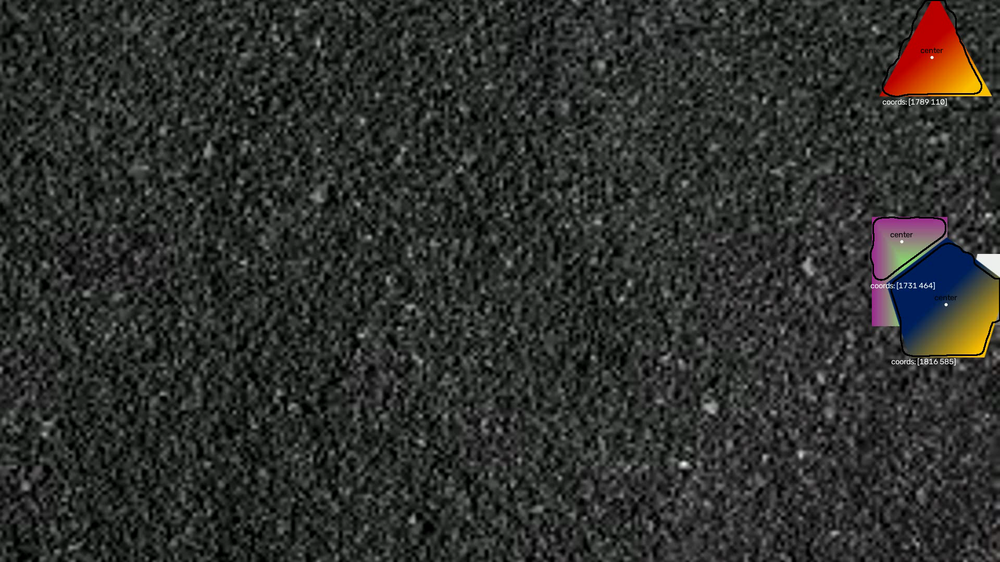
#> input picture media/frames/hard_1260.png, 1000 x 562 px, shrunk from 1920 x 1080 before the run
$ python -i detector.py   (imports and definitions only)
#> lines starting #> are read from the running program, lines starting #| are printed output that depends on the picture; after the words box and inside, x2 and y2 are one past the last pixel; in counts of white or black regions, pixels touching at a corner belong together
### src/shape_detector/variance.py
import cv2
import numpy as np

def _local_mean(img: np.ndarray, k: int) -> np.ndarray:
    # Apply a local mean filter to the image
    return cv2.blur(img, (k, k))

def local_variance(gray: np.ndarray, k: int) -> np.ndarray:
    # Calculate the local variance of the grayscale image
    gray_f = gray.astype(np.float32)
    mean = _local_mean(gray_f, k)
    mean_sq = _local_mean(gray_f ** 2, k)
    variance = mean_sq - mean ** 2
    return variance

### src/shape_detector/detector.py
import cv2
import numpy as np
from .variance import local_variance
from typing import TypedDict


CLIP_PERCENTILE = 99
MIN_SOLIDITY = 0.7
K_FRACTION = 0.01  # 1% of frame width
MIN_AREA_FRACTION = 0.005               # 0.5% of frame area

# Part 3 variables
VAR_FRACTION      = 0.004   # variance kernel size as a fraction of frame width
SMOOTH_FRACTION   = 0.015   # smoothing kernel size as a fraction of frame width


class ShapeDetection(TypedDict):
    center: tuple[float, float]
    outline: np.ndarray
    area: float

def _resolve_k(shape: tuple) -> int:
    return int(round(K_FRACTION * shape[1])) | 1

def _to_grayscale(image: np.ndarray) -> np.ndarray:
    # Convert color image to grayscale
    return cv2.cvtColor(image, cv2.COLOR_BGR2GRAY)


def _build_shape_mask(gray: np.ndarray, k_small: int, k_large: int) -> np.ndarray:
    # Normalize variance map and apply Otsu thresholding separate shapes from the background
    raw_var = local_variance(gray, k_small)
    variance_map = cv2.blur(raw_var, (k_large, k_large))

    # let the bulk of the image set the scale, not outliers (apply log transform on variance map)
    log_var = np.log1p(variance_map)
    ceiling = np.percentile(log_var, CLIP_PERCENTILE)
    clipped = np.clip(log_var, 0, ceiling)

    normalized = cv2.normalize(clipped, None, 0, 255, cv2.NORM_MINMAX).astype(np.uint8)
    _, mask = cv2.threshold(normalized, 0, 255, cv2.THRESH_BINARY_INV + cv2.THRESH_OTSU)

    # smooth boundary raggedness without changing region size
    smooth = cv2.getStructuringElement(cv2.MORPH_ELLIPSE, (k_small, k_small))
    mask = cv2.morphologyEx(mask, cv2.MORPH_CLOSE, smooth)

    recover = cv2.getStructuringElement(cv2.MORPH_ELLIPSE, (k_large, k_large))
    return cv2.dilate(mask, recover)

def _extract_contours(mask: np.ndarray) -> list[np.ndarray]:
    # Find contours in the binary mask
    contours, _ = cv2.findContours(mask, cv2.RETR_EXTERNAL, cv2.CHAIN_APPROX_SIMPLE)
    return contours

def _contour_to_detection(contour: np.ndarray, min_area: float) -> ShapeDetection | None:
    # Convert contour to ShapeDetection object if it meets the area threshold (i.e. if it is large enough to be considered a shape)
    area = cv2.contourArea(contour)
    if area < min_area:
        return None

    hull_area = cv2.contourArea(cv2.convexHull(contour))

    # Minimum solidity (area / convex hull area) to consider a contour as a shape
    if hull_area == 0 or area / hull_area < MIN_SOLIDITY:
        return None

    M = cv2.moments(contour)

    if M["m00"] == 0:
        return None

    cx = M["m10"] / M["m00"]
    cy = M["m01"] / M["m00"]
    outline = contour.reshape(-1, 2)    # Reshape contour to a 2D array of points
    detection = ShapeDetection(center=(cx, cy), outline=outline, area=area)
    return detection

def detect_shapes(
    image: np.ndarray,
    var_fraction: float = VAR_FRACTION,
    smooth_fraction: float = SMOOTH_FRACTION,
    min_area_fraction: float = MIN_AREA_FRACTION,
) -> list[ShapeDetection]:
    # Detect shapes in the input image and return a list of ShapeDetection objects
    gray = _to_grayscale(image)
    h, w = image.shape[:2]
    k_small = int(round(var_fraction * w)) | 1
    k_large = int(round(smooth_fraction * w)) | 1
    min_area = min_area_fraction * h * w

    mask = _build_shape_mask(gray, k_small, k_large)
    contours = _extract_contours(mask)
    detections = [_contour_to_detection(c, min_area) for c in contours]
    return [d for d in detections if d is not None]

>>> import cv2
>>> picture = cv2.imread('../../media/frames/hard_1260.png')
#> picture is the input picture: shape (562, 1000, 3); mean B, G, R 45.1, 48, 47.1
>>> result = detect_shapes(picture)
#> call 2 of _local_mean, with k = 5
#> in _local_mean (call 2), `return cv2.blur(img, (k, k))`:
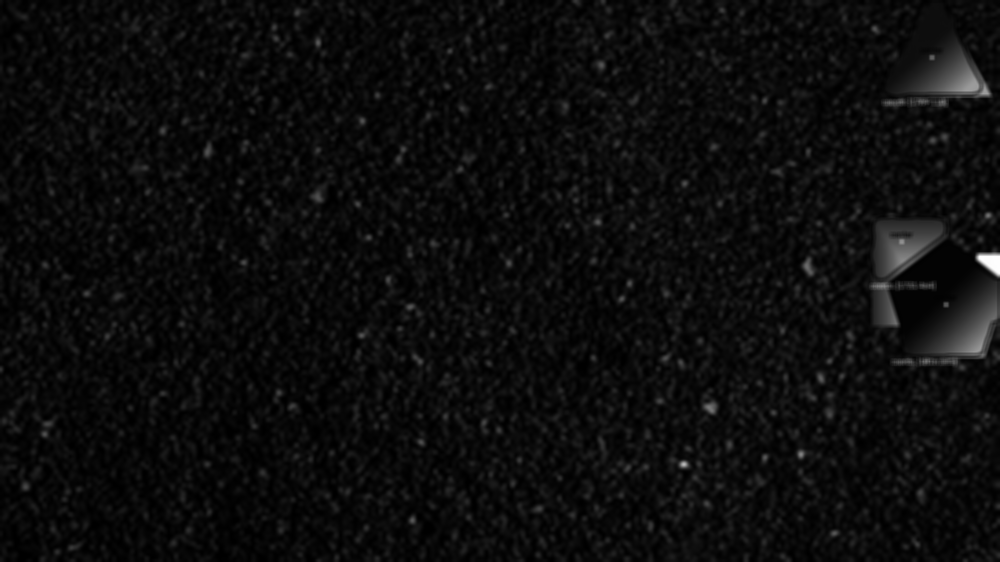
#> returned value: shape (562, 1000) float32; min 0, max 57274.5, mean 2898.8; drawn with min black and max white
#> in local_variance, `variance = mean_sq - mean ** 2`:
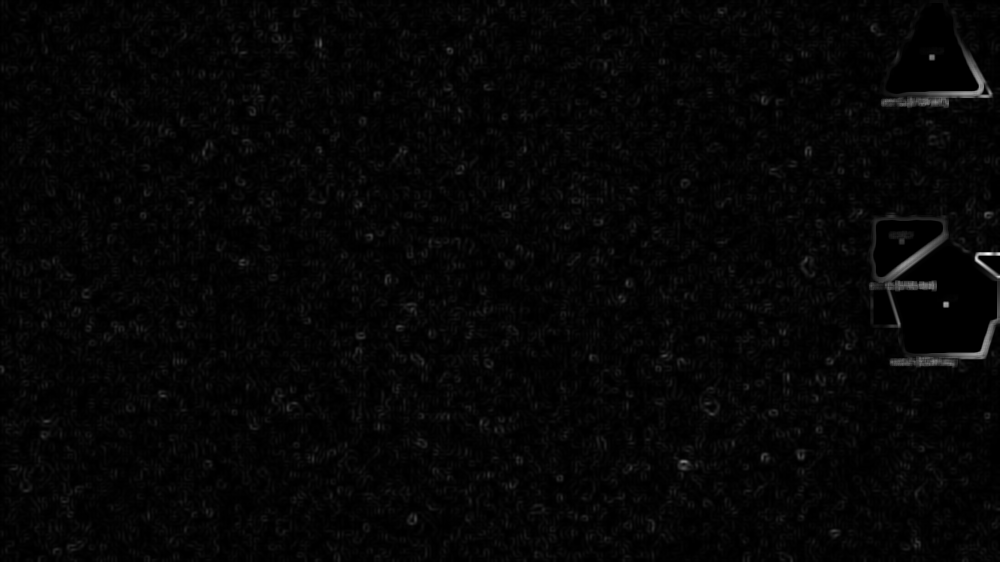
#> variance: shape (562, 1000) float32; min 0, max 10208.5, mean 243.6; drawn with min black and max white
#> in _build_shape_mask, `variance_map = cv2.blur(raw_var, (k_large, k_large))`:
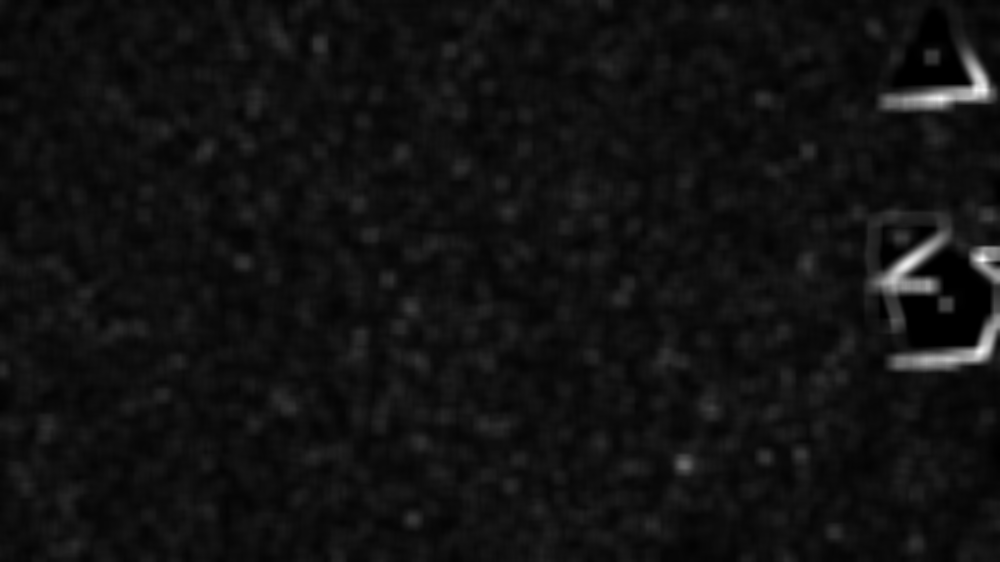
#> variance_map: shape (562, 1000) float32; min 0, max 3422.5, mean 243.7; drawn with min black and max white
#> in _build_shape_mask, `log_var = np.log1p(variance_map)`:
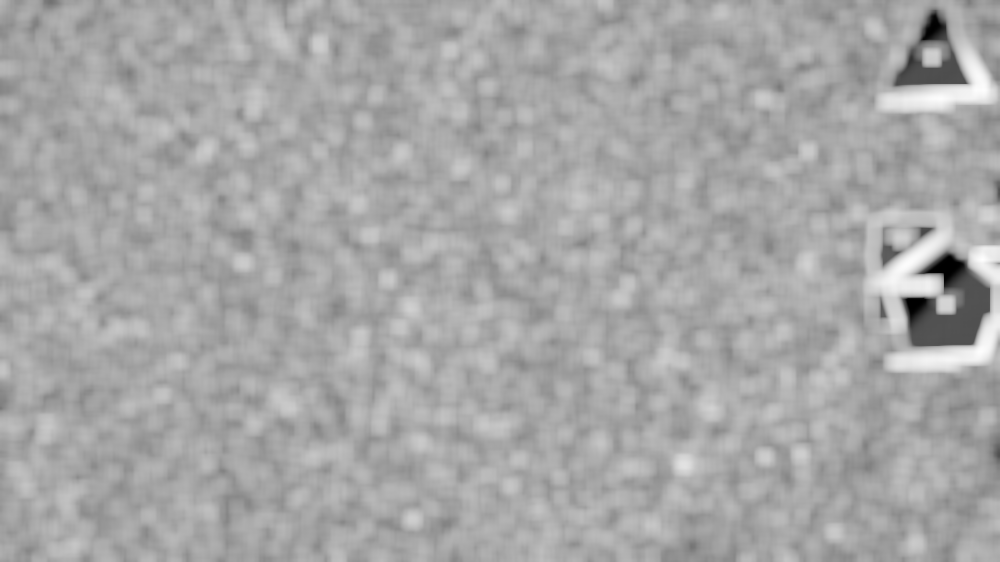
#> log_var: shape (562, 1000) float32; min 0, max 8.14, mean 5.34; drawn with min black and max white
#> in _build_shape_mask, `ceiling = np.percentile(log_var, CLIP_PERCENTILE)`: ceiling = 7.21
#> in _build_shape_mask, `clipped = np.clip(log_var, 0, ceiling)`:
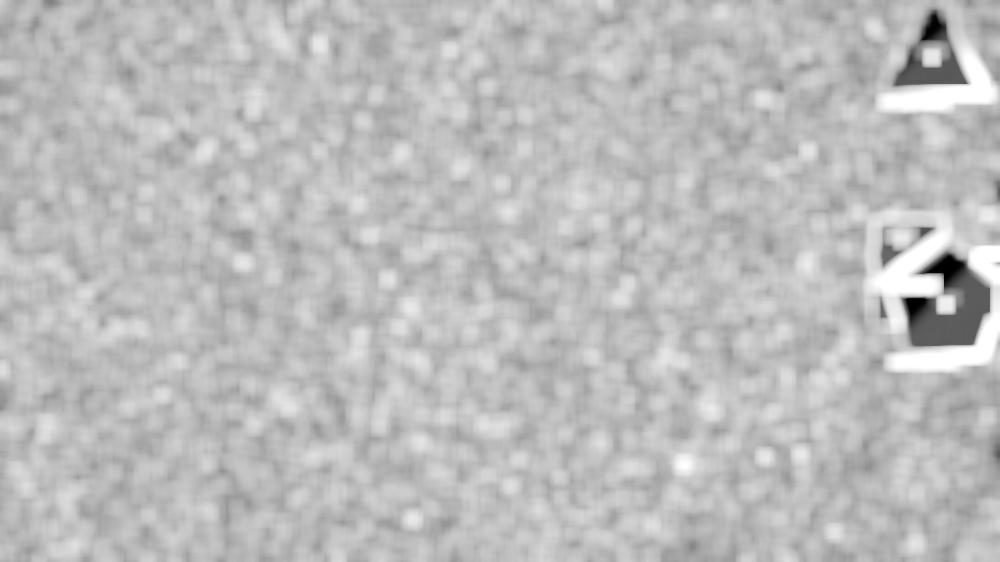
#> clipped: shape (562, 1000) float32; min 0, max 7.21, mean 5.33; drawn with min black and max white
#> in _build_shape_mask, `_, mask = cv2.threshold(normalized, 0, 255, cv2.THRESH_BINARY_INV + cv..`:
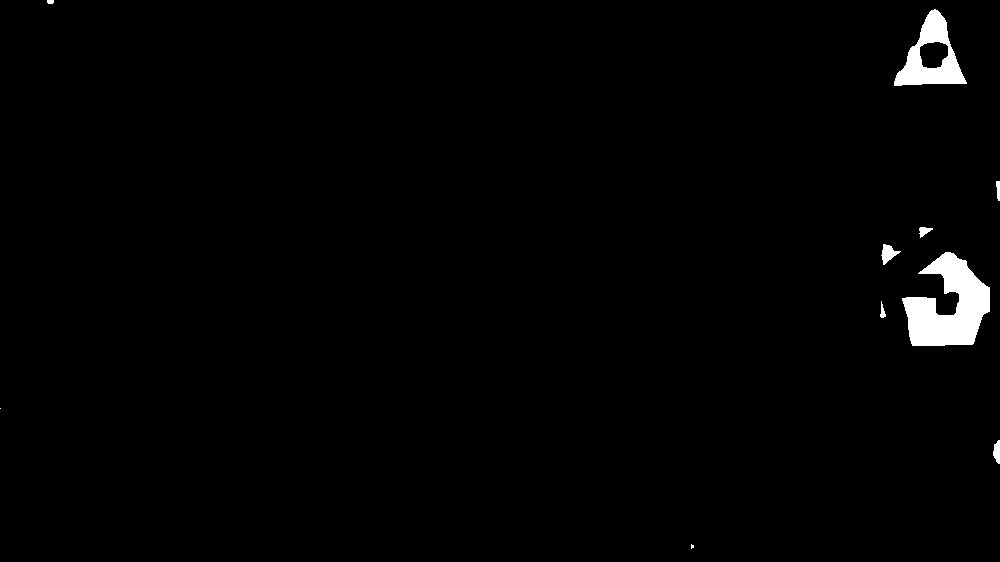
#> mask: shape (562, 1000); 1.4% white; 10 white regions (2 under 20 px), largest, box (x1, y1, x2, y2) and area: (902, 252, 990, 346) 4861, (894, 9, 967, 86) 2435, (881, 244, 901, 265) 206
#> in _build_shape_mask, `return cv2.dilate(mask, recover)`:
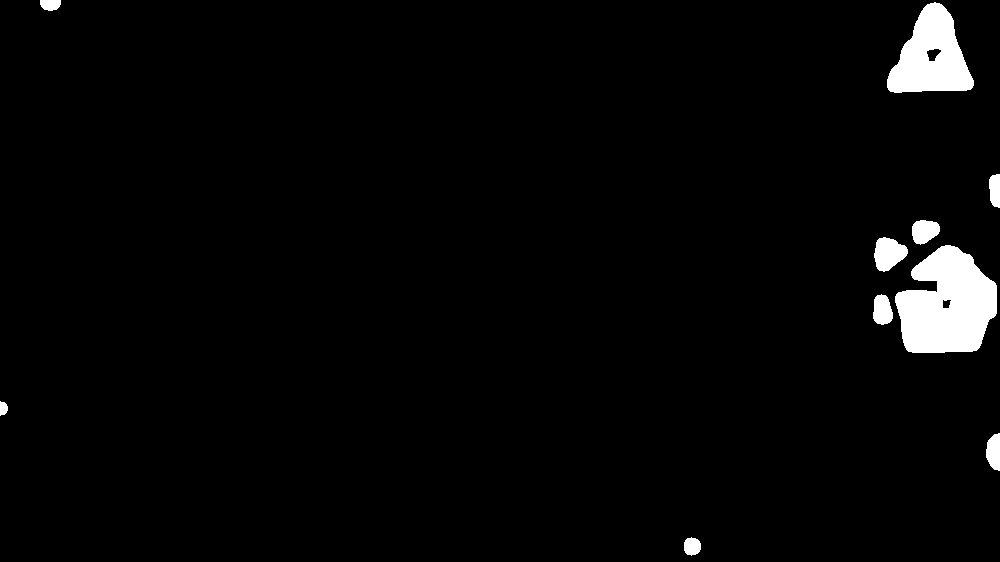
#> returned value: shape (562, 1000); 2.8% white; 10 white regions
#> in _extract_contours, `contours, _ = cv2.findContours(mask, cv2.RETR_EXTERNAL, cv2.CHAIN_APPR..`: contours = 10 contours; largest, box (x1, y1, x2, y2) and area: (895, 245, 997, 353) 7778, (887, 2, 974, 93) 4806, (874, 237, 908, 272) 766, (912, 220, 940, 245) 486, (873, 294, 893, 325) 442
#> in detect_shapes, `detections = [_contour_to_detection(c, min_area) for c in contours]`: detections = 10 items
#> result = 2 items

$ run again, on media/frames/hard_300.png
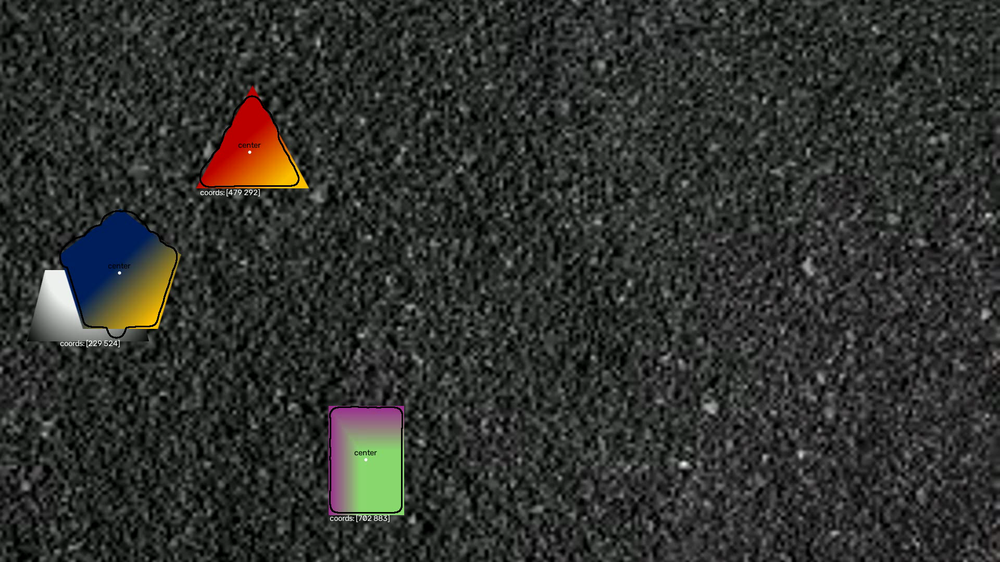
#> input picture media/frames/hard_300.png, 1000 x 562 px, shrunk from 1920 x 1080 before the run
#> picture is the input picture: shape (562, 1000, 3); mean B, G, R 46.3, 49.8, 48.5
#> in _build_shape_mask, `log_var = np.log1p(variance_map)`:
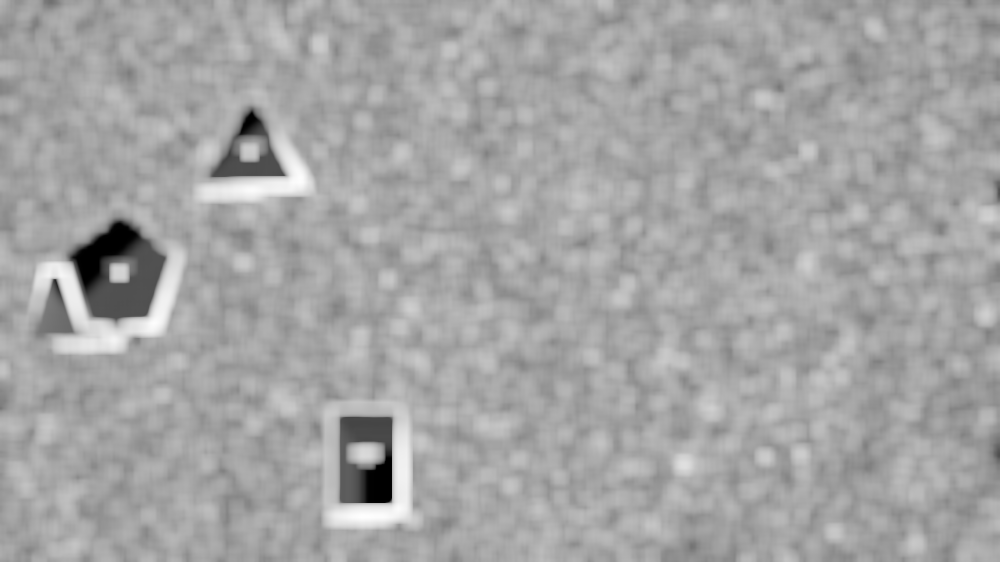
#> log_var: shape (562, 1000) float32; min 0, max 8.22, mean 5.31; drawn with min black and max white
#> ceiling = 7.34
#> in _build_shape_mask, `return cv2.dilate(mask, recover)`:
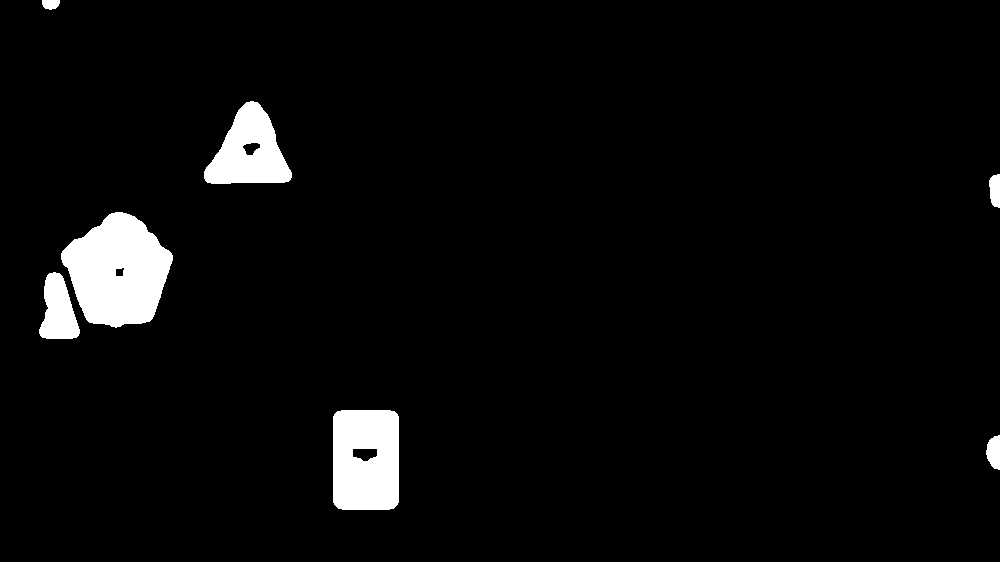
#> returned value: shape (562, 1000); 4% white; 7 white regions
#> in _extract_contours, `contours, _ = cv2.findContours(mask, cv2.RETR_EXTERNAL, cv2.CHAIN_APPR..`: contours = 7 contours; box (x1, y1, x2, y2) and area: (61, 212, 173, 328) 8792, (333, 410, 399, 510) 6358, (204, 101, 292, 184) 4378, (39, 272, 80, 339) 1743, (986, 435, 1000, 470) 336, (989, 174, 1000, 208) 272, (42, 0, 60, 10) 124
#> detections = 7 items
#> result = 3 items

$ run again, on media/frames/hard_800.png
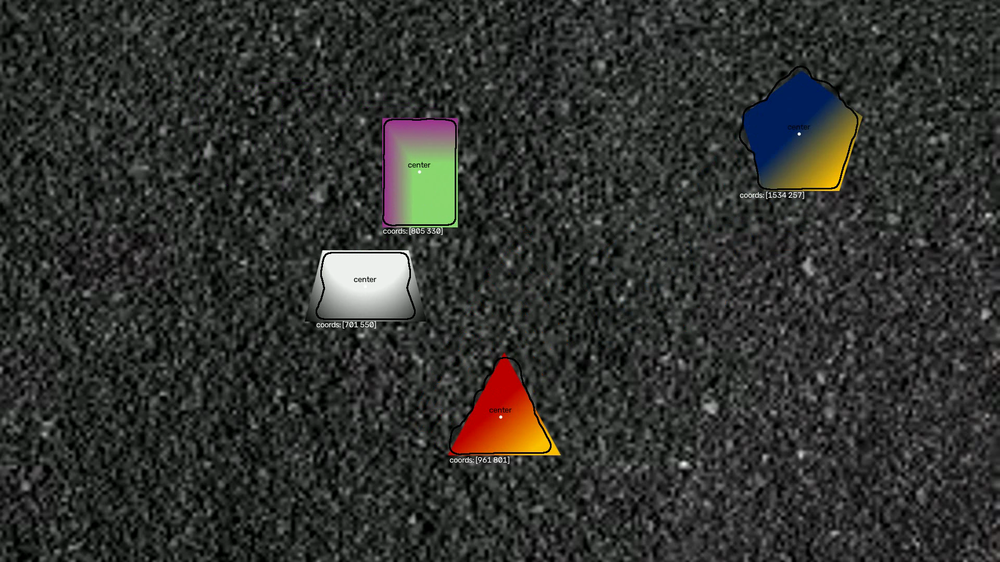
#> input picture media/frames/hard_800.png, 1000 x 562 px, shrunk from 1920 x 1080 before the run
#> picture is the input picture: shape (562, 1000, 3); mean B, G, R 47.2, 50.6, 49.4
#> in _build_shape_mask, `log_var = np.log1p(variance_map)`:
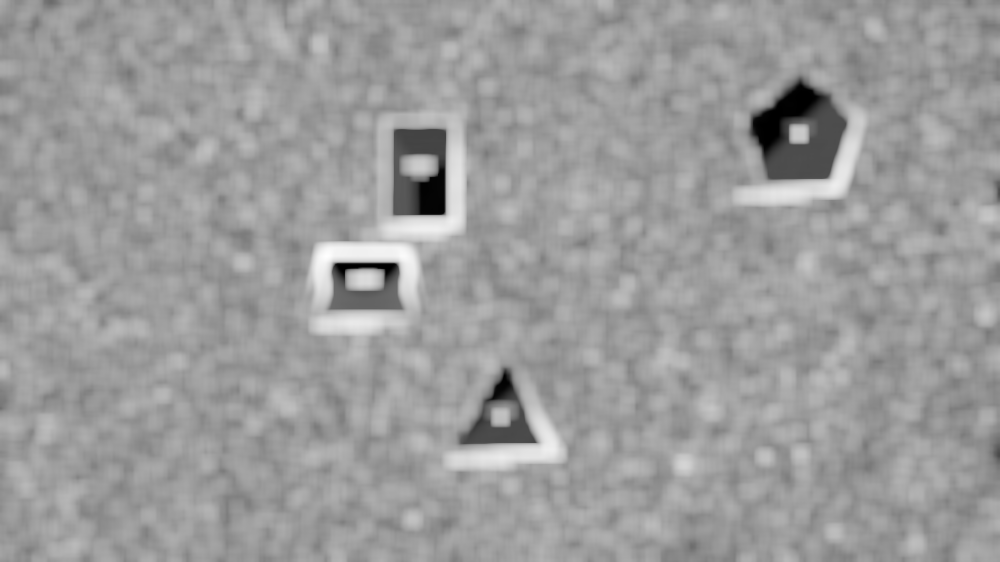
#> log_var: shape (562, 1000) float32; min 0, max 8.67, mean 5.31; drawn with min black and max white
#> ceiling = 7.56
#> in _build_shape_mask, `return cv2.dilate(mask, recover)`:
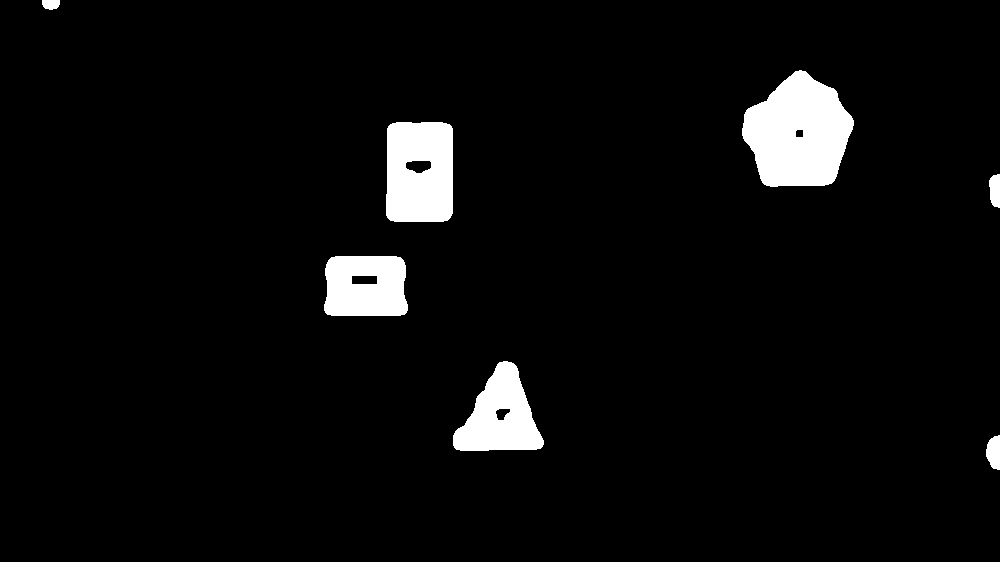
#> returned value: shape (562, 1000); 4.6% white; 7 white regions
#> in _extract_contours, `contours, _ = cv2.findContours(mask, cv2.RETR_EXTERNAL, cv2.CHAIN_APPR..`: contours = 7 contours; box (x1, y1, x2, y2) and area: (742, 70, 854, 187) 9146, (386, 122, 453, 222) 6374, (453, 361, 544, 451) 4785, (324, 256, 408, 316) 4596, (986, 435, 1000, 470) 344, (989, 174, 1000, 208) 274, (42, 0, 60, 10) 129
#> detections = 7 items
#> result = 4 items
